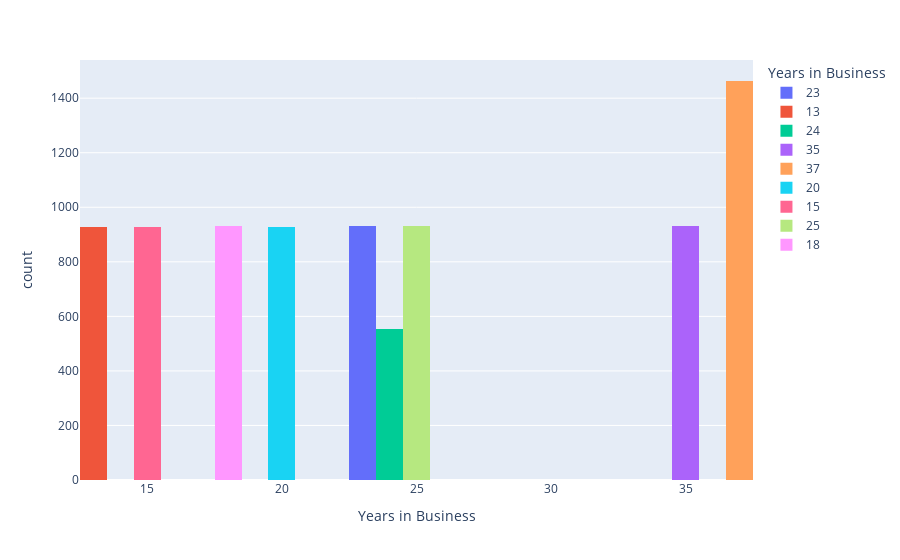

Notebook code cell kept with this figure:
### Code cell
fig = px.histogram(train,'Years in Business',color ='Years in Business')
fig.show()

### Figure 1 — Plotly figure (JSON) as saved in the notebook; plotly's stock layout.template omitted (floating-point values rounded to 4 significant figures; data arrays with more than 128 entries replaced by an {"elided": "..."} marker saying what was removed)
{"data": [{"alignmentgroup": "True", "bingroup": "x", "hovertemplate": "Years in Business=%{x}<br>count=%{y}<extra></extra>", "legendgroup": "23", "marker": {"color": "#636efa", "pattern": {"shape": ""}}, "name": "23", "offsetgroup": "23", "orientation": "v", "showlegend": true, "type": "histogram", "x": {"elided": "930 int values"}, "xaxis": "x", "yaxis": "y"}, {"alignmentgroup": "True", "bingroup": "x", "hovertemplate": "Years in Business=%{x}<br>count=%{y}<extra></extra>", "legendgroup": "13", "marker": {"color": "#EF553B", "pattern": {"shape": ""}}, "name": "13", "offsetgroup": "13", "orientation": "v", "showlegend": true, "type": "histogram", "x": {"elided": "928 int values"}, "xaxis": "x", "yaxis": "y"}, {"alignmentgroup": "True", "bingroup": "x", "hovertemplate": "Years in Business=%{x}<br>count=%{y}<extra></extra>", "legendgroup": "24", "marker": {"color": "#00cc96", "pattern": {"shape": ""}}, "name": "24", "offsetgroup": "24", "orientation": "v", "showlegend": true, "type": "histogram", "x": {"elided": "555 int values"}, "xaxis": "x", "yaxis": "y"}, {"alignmentgroup": "True", "bingroup": "x", "hovertemplate": "Years in Business=%{x}<br>count=%{y}<extra></extra>", "legendgroup": "35", "marker": {"color": "#ab63fa", "pattern": {"shape": ""}}, "name": "35", "offsetgroup": "35", "orientation": "v", "showlegend": true, "type": "histogram", "x": {"elided": "932 int values"}, "xaxis": "x", "yaxis": "y"}, {"alignmentgroup": "True", "bingroup": "x", "hovertemplate": "Years in Business=%{x}<br>count=%{y}<extra></extra>", "legendgroup": "37", "marker": {"color": "#FFA15A", "pattern": {"shape": ""}}, "name": "37", "offsetgroup": "37", "orientation": "v", "showlegend": true, "type": "histogram", "x": {"elided": "1463 int values"}, "xaxis": "x", "yaxis": "y"}, {"alignmentgroup": "True", "bingroup": "x", "hovertemplate": "Years in Business=%{x}<br>count=%{y}<extra></extra>", "legendgroup": "20", "marker": {"color": "#19d3f3", "pattern": {"shape": ""}}, "name": "20", "offsetgroup": "20", "orientation": "v", "showlegend": true, "type": "histogram", "x": {"elided": "929 int values"}, "xaxis": "x", "yaxis": "y"}, {"alignmentgroup": "True", "bingroup": "x", "hovertemplate": "Years in Business=%{x}<br>count=%{y}<extra></extra>", "legendgroup": "15", "marker": {"color": "#FF6692", "pattern": {"shape": ""}}, "name": "15", "offsetgroup": "15", "orientation": "v", "showlegend": true, "type": "histogram", "x": {"elided": "926 int values"}, "xaxis": "x", "yaxis": "y"}, {"alignmentgroup": "True", "bingroup": "x", "hovertemplate": "Years in Business=%{x}<br>count=%{y}<extra></extra>", "legendgroup": "25", "marker": {"color": "#B6E880", "pattern": {"shape": ""}}, "name": "25", "offsetgroup": "25", "orientation": "v", "showlegend": true, "type": "histogram", "x": {"elided": "930 int values"}, "xaxis": "x", "yaxis": "y"}, {"alignmentgroup": "True", "bingroup": "x", "hovertemplate": "Years in Business=%{x}<br>count=%{y}<extra></extra>", "legendgroup": "18", "marker": {"color": "#FF97FF", "pattern": {"shape": ""}}, "name": "18", "offsetgroup": "18", "orientation": "v", "showlegend": true, "type": "histogram", "x": {"elided": "930 int values"}, "xaxis": "x", "yaxis": "y"}], "layout": {"barmode": "relative", "legend": {"title": {"text": "Years in Business"}, "tracegroupgap": 0}, "margin": {"t": 60}, "xaxis": {"anchor": "y", "categoryarray": [23, 13, 24, 35, 37, 20, 15, 25, 18], "categoryorder": "array", "domain": [0, 1], "title": {"text": "Years in Business"}}, "yaxis": {"anchor": "x", "domain": [0, 1], "title": {"text": "count"}}}}
